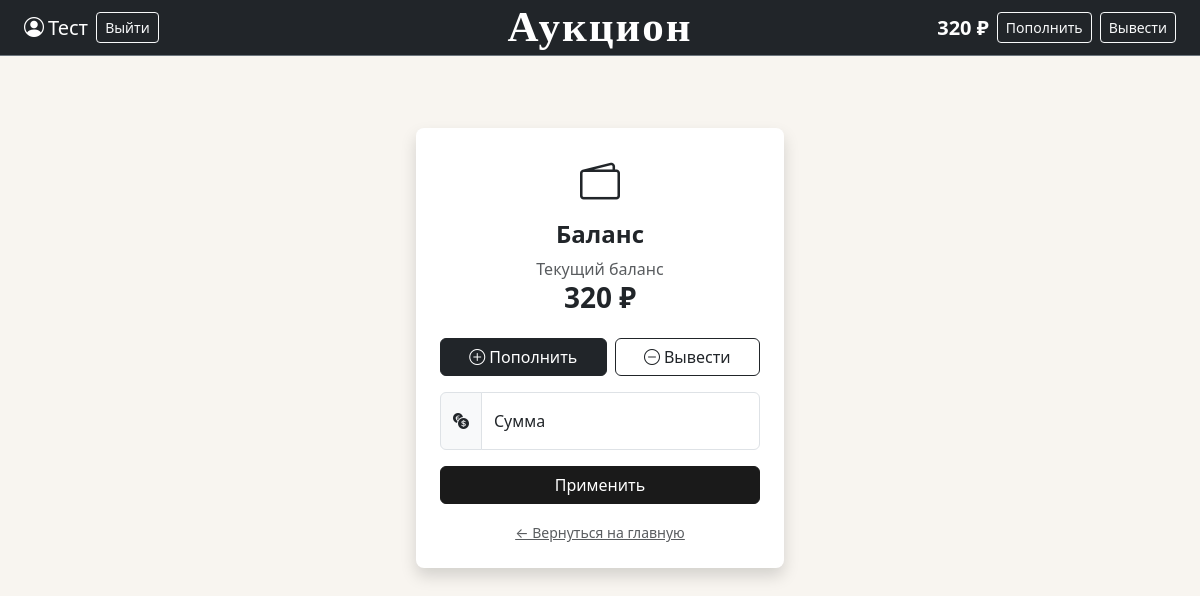
The app's page /balance (signed in), older data.
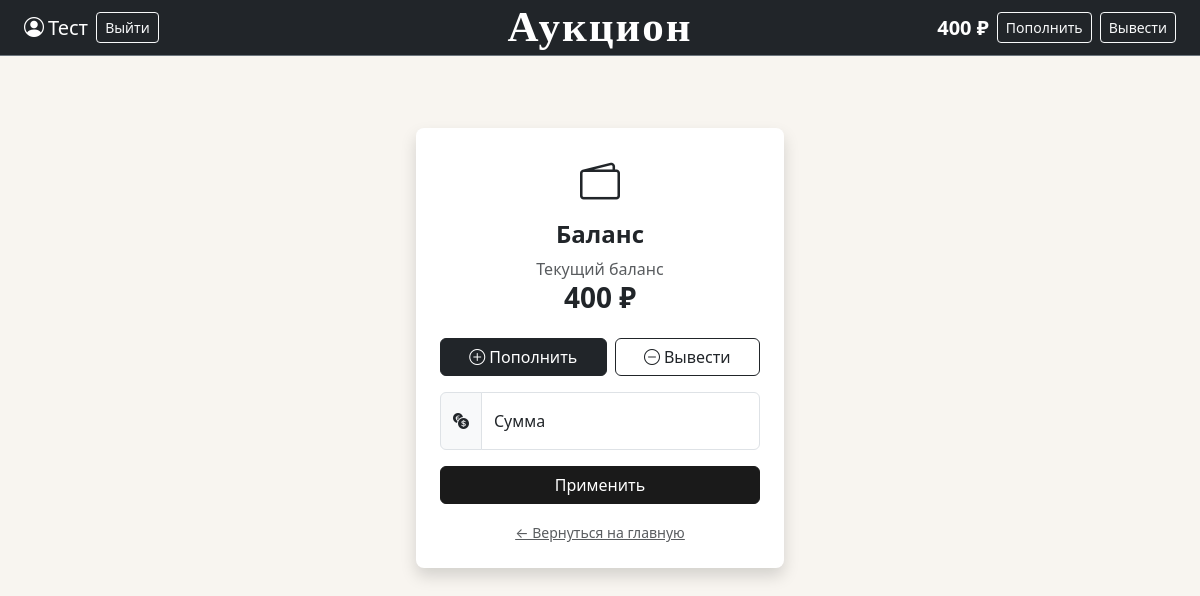
The same page, newer data.
### data/users.py (models this page shows, shortened)
class User(SqlAlchemyBase, UserMixin, SerializerMixin):
    __tablename__ = 'users'
    id = sqlalchemy.Column(sqlalchemy.Integer, primary_key=True, autoincrement=True)
    name = sqlalchemy.Column(sqlalchemy.String, nullable=True) # имя пользователя, заполняется пользователем
    email = sqlalchemy.Column(sqlalchemy.String, index=True, unique=True, nullable=True) # его почта, заполняется пользователем
    hashed_password = sqlalchemy.Column(sqlalchemy.String, nullable=True) # пароль, заполняется пользователем
    modified_date = sqlalchemy.Column(sqlalchemy.DateTime, default=datetime.datetime.now) # дата создания
    balance = sqlalchemy.Column(sqlalchemy.Integer, autoincrement=True, default=0) # баланс, автоматически = 0
    lots = orm.relationship("Lots", back_populates='user') # связь с другой бд

### main.py (the view, shortened to what this page needs)
@app.route('/balance', methods=['GET', 'POST'])
@login_required
def balance():
    form = BalanceForm()
    return render_template('balance.html', title='Баланс', form=form)

### forms/balance.py
class BalanceForm(FlaskForm):
    action = RadioField('Действие', choices=[('deposit', 'Пополнить'), ('withdraw', 'Вывести')], default='deposit')
    amount = IntegerField('Сумма', validators=[DataRequired(), NumberRange(min=1, message="Минимум 1 ₽")])
    submit = SubmitField('Применить')

### data/db_session.py (called while the page is built)
def create_session() -> Session:
    global __factory
    return __factory()

### main.py (called while the page is built)
@login_manager.user_loader
def load_user(user_id):
    db_sess = db_session.create_session()
    return db_sess.get(User, user_id)

### templates/balance.html (shortened to what this page needs)
{% extends "base.html" %}
{% block content %}
<div class="row justify-content-center mt-5">
    <div class="col-md-4">
        <div class="card shadow border-0">
            <div class="card-body p-4">
                <div class="text-center mb-4">
                    <i class="bi bi-wallet2 fs-1 text-dark"></i>
                    <h4 class="mt-2 fw-bold">Баланс</h4>
                    <p class="text-muted mb-0">Текущий баланс</p>
                    <h3 class="fw-bold">{{ current_user.balance }} ₽</h3>
                </div>
                <form action="" method="post">
                    <div class="mb-3">
                        <div class="d-flex gap-2">
                            {% for subfield in form.action %}
                                <div class="flex-fill">
                                    <label class="btn btn-outline-dark w-100" for="{{ subfield.id }}">
                                        {% if subfield.data == 'deposit' %}
                                            <i class="bi bi-plus-circle me-1"></i>Пополнить
                                        {% else %}
                                            <i class="bi bi-dash-circle me-1"></i>Вывести
                                        {% endif %}
                                    </label>
                                </div>
                            {% endfor %}
                        </div>
                    </div>
                    <div class="input-group mb-3">
                        <span class="input-group-text"><i class="bi bi-currency-exchange"></i></span>
                        <div class="form-floating">
                            {{ form.amount(class="form-control" + (" is-invalid" if form.amount.errors else ""), id="floatingAmount", placeholder="0") }}
                            {{ form.amount.label(for="floatingAmount") }}
                        </div>
                    </div>
                    <div class="d-grid">
                        {{ form.submit(class="btn btn-dark") }}
                    </div>
                    <div class="text-center mt-3">
                        <a href="/" class="text-muted small">← Вернуться на главную</a>
                    </div>
                </form>
            </div>
        </div>
    </div>
</div>
{% endblock %}

### templates/base.html (shortened to what this page needs)
<!DOCTYPE html>
<html lang="ru">
<head>
    <link rel="stylesheet" href="https://cdn.jsdelivr.net/npm/bootstrap@5.3.0/dist/css/bootstrap.min.css">
    <link rel="stylesheet" href="https://cdn.jsdelivr.net/npm/bootstrap-icons@1.11.0/font/bootstrap-icons.css">
    <link rel="stylesheet" href="{{ url_for('static', filename='css/style.css') }}">
</head>
<body>
<nav class="navbar navbar-dark bg-dark border-bottom border-secondary">
    <div class="container-fluid px-4">
        <div class="d-flex align-items-center gap-2">
            {% if current_user.is_authenticated %}
                <a href="/user/{{ current_user.id }}" class="text-white text-decoration-none d-flex align-items-center gap-1 fs-5">
                    <i class="bi bi-person-circle"></i>
                    {{ current_user.name }}
                </a>
                <a class="btn btn-sm btn-outline-light" href="/logout">Выйти</a>
            {% else %}
                <a class="btn btn-sm btn-outline-light" href="/register">Зарегистрироваться</a>
                <a class="btn btn-sm btn-light" href="/login">Войти</a>
            {% endif %}
        </div>
        <a class="navbar-brand position-absolute start-50 translate-middle-x fw-bold"
            href="/"
            style="font-size: 43px; font-family: 'Georgia', serif; letter-spacing: 2px;"
        >Аукцион</a>
        <div class="d-flex align-items-center gap-2 ms-auto">
            {% if current_user.is_authenticated %}
                <span class="text-white fw-semibold fs-5">{{ current_user.balance }} ₽</span>
                <a class="btn btn-sm btn-outline-light" href="/balance">Пополнить</a>
                <a class="btn btn-sm btn-outline-light" href="/balance">Вывести</a>
            {% endif %}
        </div>
    </div>
</nav>
<div class="container-fluid px-4 py-4">
    {% block content %}
    {% endblock %}
</div>
</body>
</html>

Row changes from the older to the newer data that the page shows:
changed User "Тест": balance "320" → "400"
